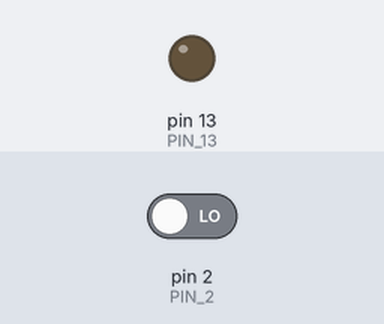
The sketch below on a simulated Arduino Uno, built with avr-gcc and run on an emulated ATmega328P. Parts: output pins drawn as LEDs (lit = HIGH). The inputs (shaded band) are chosen by the test bench; at power-on: pin 2 (PIN_2) LOW.

Above: at 2.8 s.
2.9 s: pin 2 (PIN_2) driven HIGH
At 3.4 s:
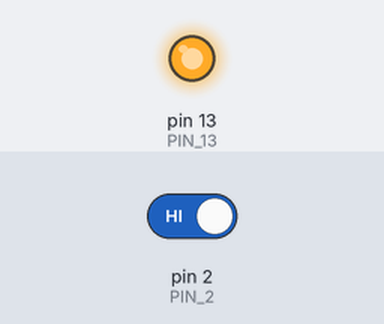
4.5 s: pin 2 (PIN_2) driven LOW
At 5.8 s:
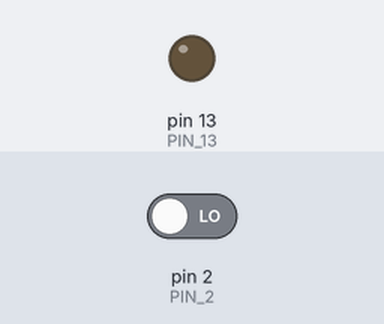
Timing chart, 0 to 7.5 s (numbered marks = the images above; inputs shaded):
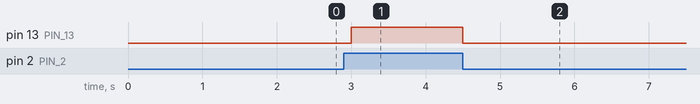

The sketch:

Menggunakan_kondisi_if_else_if.ino
```cpp
int PIN_2 = 2;  // Deklarasi pin 2 dengan nama PIN_2
int PIN_13 = 13;  // Deklarasi pin 13 dengan nama PIN_13

void setup() {
  // put your setup code here, to run once:

   pinMode (PIN_2, INPUT); // Memberikan mode PIN_2 (pin 2) menjadi input
   pinMode (PIN_13, OUTPUT); // Memberikan mode PIN_13 (pin 13) menjadi output
}

void loop() {
  // put your main code here, to run repeatedly:

  int Button = digitalRead(PIN_2); // deklarasi button dengan nilai membaca (digitalread) pada PIN_2 (pin 2)
  if (Button == HIGH){  //kondisi if
    digitalWrite(PIN_13, HIGH); // akan menjalankan perintah jika if benar
  }else{
    digitalWrite(PIN_13, LOW);  // akan menjalankan perintah jika if salah
    delay (1000); // Memberikan waktu dengan satuan millisecond
  }

}
```

Measured:
- after the input at 2.9 s, pin 13 (PIN_13): LOW → HIGH after 0.10 s
- after the input at 4.5 s, pin 13 (PIN_13): HIGH → LOW at once
